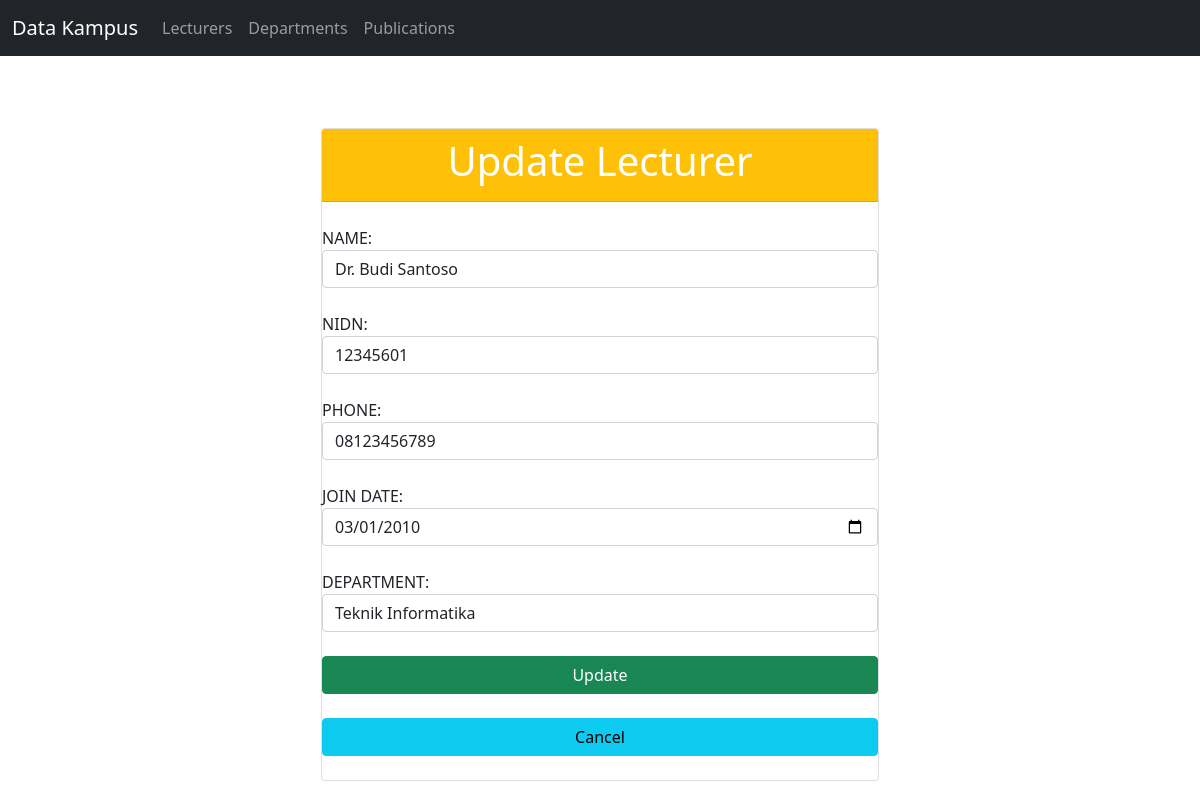
/Project/index.php?controller=lecturer&action=edit&id=1, run on the app's committed database.
### tables this page shows
CREATE TABLE lecturers (
  id INT AUTO_INCREMENT PRIMARY KEY,
  name VARCHAR(255) NOT NULL,
  nidn VARCHAR(20) NOT NULL UNIQUE,
  phone VARCHAR(20),
  join_date DATE,
  department_id INT,  
  FOREIGN KEY (department_id) 
    REFERENCES departments(id) 
    ON DELETE SET NULL  
);

### Project/app/models/Database.php (called while the page is built, shortened)
<?php
class Database {
    private $servername = "localhost";
    private $username = "root";
    private $password = "";
    private $db_name = "tp_mvc25";
    public function __construct() {
        $this->conn = new mysqli($this->servername, $this->username, $this->password, $this->db_name);
    }
}
?>

### Project/app/models/Lecturer.php (called while the page is built, shortened)
<?php
require_once 'Database.php';
class Lecturer {
    private $db;
    private $table = 'lecturers';
    public function __construct() {
        $this->db = new Database();
    }
    public function getById($id) {
        $stmt = $this->db->conn->prepare("SELECT * FROM {$this->table} WHERE id = ?");
        $stmt->bind_param("i", $id);
        $stmt->execute();
        $result = $stmt->get_result();
        return $result->fetch_assoc();
    }
}
?>

### Project/app/models/Department.php (called while the page is built, shortened)
<?php
require_once 'Database.php';
class Department {
    private $db;
    private $table = 'departments';
    public function __construct() {
        $this->db = new Database();
    }
    public function getAll() {
        $sql = "SELECT * FROM {$this->table} ORDER BY department_name ASC";
        $result = $this->db->conn->query($sql);
        return $result;
    }
}
?>

### Project/app/views/lecturers/edit.php (the view, shortened to what this page needs)
<?php
include 'app/views/layouts/header.php';
?>
<div class="col-lg-6 m-auto">
  <form method="post" action="index.php?controller=lecturer&action=edit&id=<?php echo $lecturer['id']; ?>">
    <br><br>
    <div class="card">
      <div class="card-header bg-warning">
        <h1 class="text-white text-center">Update Lecturer</h1>
      </div><br>
      <label> NAME: </label>
      <input type="text" name="name" value="<?php echo htmlspecialchars($lecturer['name']); ?>" class="form-control" required> <br>
      <label> NIDN: </label>
      <input type="text" name="nidn" value="<?php echo htmlspecialchars($lecturer['nidn']); ?>" class="form-control" required> <br>
      <label> PHONE: </label>
      <input type="text" name="phone" value="<?php echo htmlspecialchars($lecturer['phone']); ?>" class="form-control" required> <br>
      <label> JOIN DATE: </label>
      <input type="date" name="join_date" value="<?php echo $lecturer['join_date']; ?>" class="form-control" required> <br>
      <label> DEPARTMENT: </label>
      <select name="department_id" class="form-control" required>
          <?php while ($row = $departments->fetch_assoc()) {
              $selected = ($row['id'] == $lecturer['department_id']) ? 'selected' : '';
          ?>
              <option value="<?php echo $row['id']; ?>" <?php echo $selected; ?>>
                  <?php echo htmlspecialchars($row['department_name']); ?>
              </option>
          <?php } ?>
      </select><br>
      <button class="btn btn-success" type="submit" name="submit">Update</button><br>
      <a class="btn btn-info" href="index.php?controller=lecturer&action=index">Cancel</a><br>
    </div>
  </form>
</div>
<?php include 'app/views/layouts/footer.php'; ?>

### data on the page
lecturers: name "Dr. Budi Santoso", nidn "12345601", phone "08123456789", join_date "03/01/2010"

### other printed values
form field department_id "Teknik Informatika"
